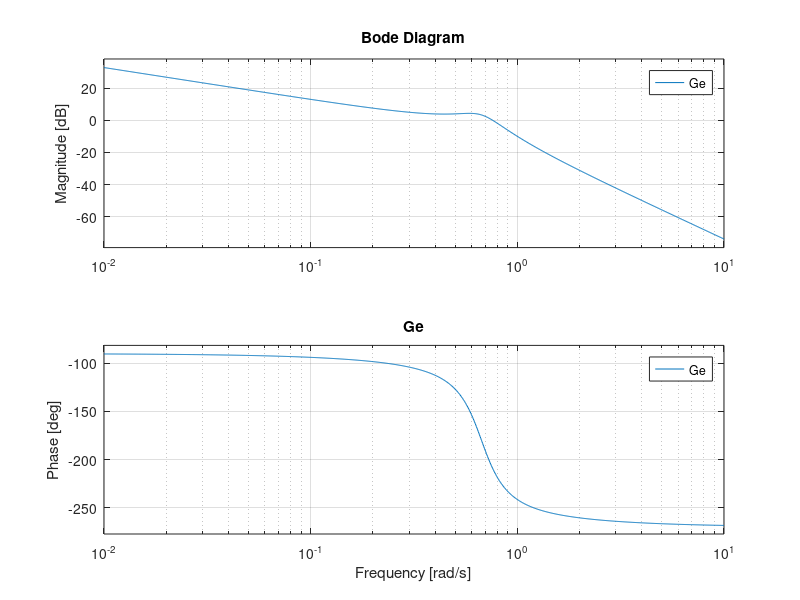
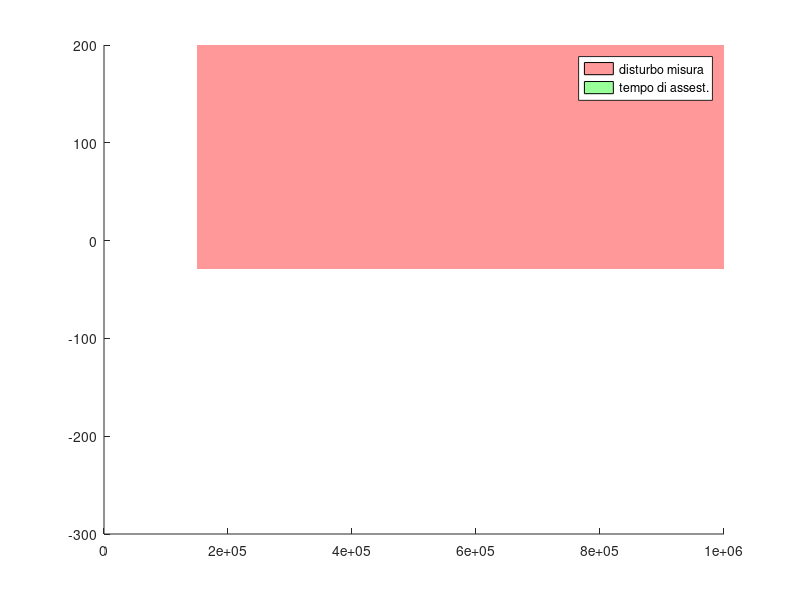

Recreate these plots in MATLAB, in order. (Note: this script raises an error after producing the figures.)
%% Project of Automatic Control 
%%%%%%%%
%
%   Project:
%       Type 1.b
%   Team members:
%       Alessio Troffei, Vladyslav Tymofieiev,
%       Francesco Scavello
%
%%%%%%%%

% Project specs:
% - zero steady state error with a step reference signal of w(t)=W1(t)
% - Mf>45°
% - S_%<1%
% - T_a5< 0,2[s]
%% 
clear all, clc
%System parameters definition
b = 0.3; a = 0.2; F_v = -9; 
T_a5 = 0.2;
S_p = 0.01; % Sovraelongazione percentuale
w_n_min = 15 * 10^4;
w_n = 1.5 * 10^4;
A_n = 30; % abbattimento
mu_d=3;
W = 1;
%Matrixs
A = [0 , 1;
    a/4*F_v , -b];

B = [ 0 ;
      a ];
  
C = [1 , 0];
D = 0;

%Transfer function definition
s = tf("s");
[Num,Den] = ss2tf(A,B,C,D); %converts a state-space representation of a system into an equivalent transfer function.
display(Num);
display(Den);
figure();
G=tf(Num,Den);
%step(G);
%title("Step Response G");

zpk(G);
bode(G);
title("G");
%%
%Definition of bode frequency range
w_plot_min=10^(-2);%vedere e nel caso modificare
w_plot_max=10^6;%vedere e nel caso modificare

% Constraints variables
%xi=sqrt((log(S_p)^2)/(pi^2+log(S_p)^2)); %= circa 0.83;
xi=0.85;
Mf=xi*100;

w_c_min=300/(Mf*T_a5);
w_c_max=w_n; % [rad/s]
Xi_dB = 20*log10(1/A_n); %abbattimento di 30 volte

%Regolatore statico us/s^k con k>=0
%Rs = 6/s; % k=1; us=1;
Rs = 1/s;

%Ge = G* Rs
Ge = G * Rs;

zpk(Ge); 
bode(Ge);
title("Ge");
%% Plot Ge
figure();
[MagGe,phaseGe,wGe]=bode(Ge,{ w_plot_min, w_plot_max });
patch([w_n_min,w_plot_max,w_plot_max,w_n_min],[Xi_dB,Xi_dB,200,200],'r','FaceAlpha',0.4,'EdgeAlpha',0);
patch([w_c_min,w_plot_min,w_plot_min,w_c_min],[-300,-300,0,0],'g','FaceAlpha',0.4,'EdgeAlpha',0);
legend('disturbo misura', 'tempo di assest.', 'Ge');
hold on,  zoom on;
margin(MagGe, phaseGe, wGe);
patch([w_c_min,w_c_max,w_c_max,w_c_min],[-180+Mf,-180+Mf,-280,-280],'r','FaceAlpha',0.35,'EdgeAlpha',0);
%% REGOLATORE DINAMICO 
%% Uno zero
Rzero = 1 + 100*s;

G_zero = Ge * Rzero;

figure();
bode(G_zero);
title("Ge * zero");
%% Una rete anticipatrice 
omega_cStar = w_c_min+50;
M_star = Mf + 4;
phi_star = M_star - 180 -(-180);
tau= (M_star - cosd(phi_star))/(omega_cStar * sind(phi_star));
a_tau = (cosd(phi_star)-(1/M_star))/(omega_cStar * sind(phi_star));
%tau1 = 1;
%tau2 = 100;
%a1 = 10^(-4);
%a2 = 10^(-5);
%Rd = (1+ tau1*s) * (1+tau2*s) / ((1+a2*tau2*s)*(1 + a1*tau1*s));
%%
R_ant = (1+tau*s) / (1+a_tau*s);
Rd = R_ant*Rzero;
L = Ge*Rd*mu_d;
%%
figure();
[MagGe,phaseGe,wGe]=bode(Ge,{ w_plot_min, w_plot_max });
[MagL,phaseL,wL]=bode(L,{ w_plot_min, w_plot_max });

patch([w_n_min,w_plot_max,w_plot_max,w_n_min],[Xi_dB,Xi_dB,200,200],[1 0.5 0],'FaceAlpha',0.4,'EdgeAlpha',0);
patch([w_c_min,w_plot_min,w_plot_min,w_c_min],[-300,-300,0,0],[1 1 0],'FaceAlpha',0.4,'EdgeAlpha',0);
leg1 = legend('1) disturbo misura', '2) tempo di assest.', '3)Ge');
hold on,  zoom on;

margin(MagGe, phaseGe, wGe);
margin(MagL, phaseL, wL);

leg2 = legend('Ge', 'L', 'M_f');

patch([w_c_min,w_c_max,w_c_max,w_c_min],[-180+Mf,-180+Mf,-280,-280],'r','FaceAlpha',0.35,'EdgeAlpha',0);
%%
T_simulation=5;
figure();
%step(Ge, 20, "b");
step(Ge);
title("Step response of Ge");
%% 
figure();
%step(L, 20, "b");
step(L);
title("Step response of L");
%%
figure();
%step(L, 20, "b");
step(L/(1+L), T_simulation, "b"); %F(S)

% add overshoot constraint
patch([0,T_simulation,T_simulation,0],[W*(1+S_p),W*(1+S_p),W+1,W+1],'r','FaceAlpha',0.3,'EdgeAlpha',0.5);
hold on;

% add Settling time constraint
patch([T_a5,T_simulation,T_simulation,T_a5],[W*(1-0.01),W*(1-0.01),0,0],'g','FaceAlpha',0.1,'EdgeAlpha',0.5);
patch([T_a5,T_simulation,T_simulation,T_a5],[W*(1+0.01),W*(1+0.01),W+1,W+1],'g','FaceAlpha',0.1,'EdgeAlpha',0.1);

title("Step response F(s)");
%%
if 1
W=-pi/3;
open("Progetto_1b")
% Define the controller coefficients to run the simulink file
R=Rd*Rs*mu_d;
[n_r,d_r]=tfdata(R);
num_r=n_r{1};
den_r=d_r{1};

display(num_r);
display(den_r);
%initial condition
x_e=[pi/3 0] ;
u_e = 3.8971;
x0=[0 0];
ye= pi/3;
end
return;